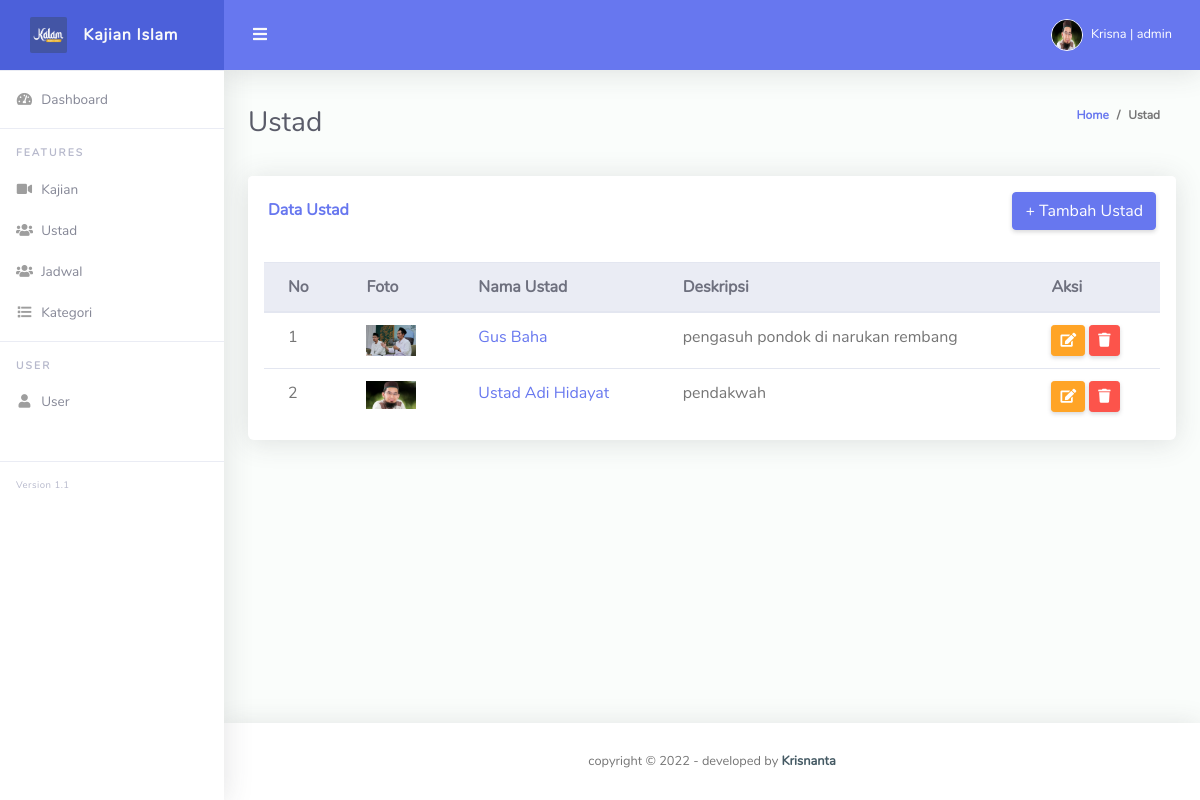
The app's page /admin/ustad (signed in) with its own data.
### tables this page shows
CREATE TABLE `tb_ustad` (
  `id_ustad` int(11) NOT NULL,
  `nama_ustad` text NOT NULL,
  `deskripsi` text NOT NULL,
  `foto` text NOT NULL
);

### admin/halaman/ustad.php (the view, shortened to what this page needs)
<div class="container-fluid" id="container-wrapper">
          <div class="d-sm-flex align-items-center justify-content-between mb-4">
            <h1 class="h3 mb-0 text-gray-800">Ustad</h1>
            <ol class="breadcrumb">
              <li class="breadcrumb-item"><a href="./">Home</a></li>
              <li class="breadcrumb-item active" aria-current="page">Ustad</li>
            </ol>
          </div>
          <div class="row">
            <div class="col-lg-12">
              <div class="card mb-4">
                <div class="card-header py-3 d-flex flex-row align-items-center justify-content-between">
                  <h6 class="m-0 font-weight-bold text-primary">Data Ustad</h6>
                  <button class="btn btn-primary" type="button" class="dropdown-item" href="javascript:void(0);" data-toggle="modal" data-target="#tambah">+ Tambah Ustad</a>
                </div>
                <div class="table-responsive p-3">
                  <table class="table align-items-center table-flush table-hover" id="dataTableHover">
                    <thead class="thead-light">
                      <tr>
                        <th>No</th>
                        <th>Foto</th>
                        <th>Nama Ustad</th>
                        <th>Deskripsi</th>
                        <th>Aksi</th>
                      </tr>
                    </thead>
                    <tbody>
                    <?php
                      $no = 1;
                      $data = mysqli_query($connect,"SELECT * from tb_ustad ");
                      while($d = mysqli_fetch_array($data)){
                        ?>
                        <tr>
                          <td><?php echo $no; $no++; ?></td>
                          <td><a data-fancybox="foto" title="foto Ustad" href="img/foto/<?=$d['foto'];?>"><img src="img/foto/<?=$d['foto'];?>" width="50" alt=""></a> </td>
                          <td><a href=""  data-toggle="modal" data-target="#modald<?php echo $d['id_ustad']; ?>"><?php echo $d['nama_ustad']; ?></a></td>
                          <td><?php echo $d['deskripsi']; ?></td>
                          <td>
                            <a href="" class="btn btn-sm btn-warning" data-toggle="modal" data-target="#modal<?php echo $d['id_ustad']; ?>"><i class="fa fa-edit"></i> </a>
                            <a href="" class="btn btn-sm btn-danger" data-toggle="modal" data-target="#modalh<?php echo $d['id_ustad']; ?>"><i class="fa fa-trash"></i></a>
                          </td>
                        </tr>
                        <?php
                      }
                    ?>
                    </tbody>
                  </table>
                </div>
              </div>
            </div>
          </div>

### records on screen
tb_ustad: foto (picture), nama_ustad "Gus Baha", deskripsi "pengasuh pondok di narukan rembang"
tb_ustad: foto (picture), nama_ustad "Ustad Adi Hidayat", deskripsi "pendakwah"

### other values on screen
$nama "Krisna"
$level "admin"
